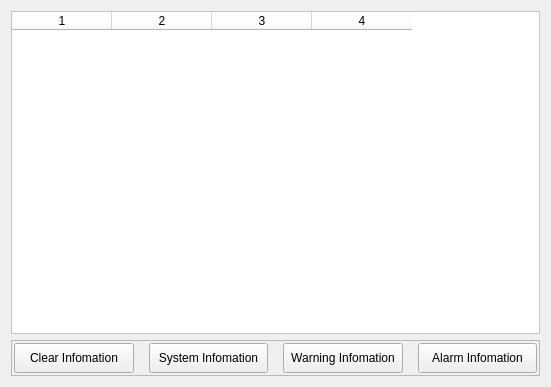
<?xml version="1.0" encoding="UTF-8"?>
<ui version="4.0">
 <class>Info_TableDIalog</class>
 <widget class="QDialog" name="Info_TableDIalog">
  <property name="geometry">
   <rect>
    <x>0</x>
    <y>0</y>
    <width>551</width>
    <height>387</height>
   </rect>
  </property>
  <property name="windowTitle">
   <string>Dialog</string>
  </property>
  <layout class="QVBoxLayout" name="verticalLayout" stretch="1,0">
   <item>
    <widget class="QTableWidget" name="info_table">
     <property name="styleSheet">
      <string notr="true">background-color: rgb(255, 255, 255);</string>
     </property>
     <property name="columnCount">
      <number>4</number>
     </property>
     <column/>
     <column/>
     <column/>
     <column/>
    </widget>
   </item>
   <item>
    <widget class="QFrame" name="frame">
     <property name="frameShape">
      <enum>QFrame::StyledPanel</enum>
     </property>
     <property name="frameShadow">
      <enum>QFrame::Raised</enum>
     </property>
     <layout class="QHBoxLayout" name="horizontalLayout">
      <property name="spacing">
       <number>15</number>
      </property>
      <property name="margin">
       <number>2</number>
      </property>
      <item>
       <widget class="QPushButton" name="btn_clear">
        <property name="minimumSize">
         <size>
          <width>0</width>
          <height>30</height>
         </size>
        </property>
        <property name="styleSheet">
         <string notr="true">QPushButton::checked{
	background-color: rgb(85, 85, 255);
	color: rgb(255, 255, 255);
	 border: 2px solid #8f8f91;
     border-radius: 6px;
     min-width: 80px;
	border-color: rgb(28, 86, 15);
}</string>
        </property>
        <property name="text">
         <string>Clear Infomation</string>
        </property>
        <property name="checkable">
         <bool>false</bool>
        </property>
        <property name="checked">
         <bool>false</bool>
        </property>
        <property name="autoDefault">
         <bool>false</bool>
        </property>
       </widget>
      </item>
      <item>
       <widget class="QPushButton" name="btn_system_info">
        <property name="minimumSize">
         <size>
          <width>0</width>
          <height>30</height>
         </size>
        </property>
        <property name="styleSheet">
         <string notr="true">QPushButton::checked{
     background-color: qlineargradient(spread:pad, x1:0.489, y1:0, x2:0.498, y2:0.989, stop:0 rgba(0, 170, 255, 185), stop:1 rgba(74, 207, 255, 180));
     border: 1px solid rgb(190, 190, 190);
	 border: 2px solid #8f8f91;
     border-radius: 6px;
     min-width: 80px;
}</string>
        </property>
        <property name="text">
         <string>System Infomation</string>
        </property>
        <property name="checkable">
         <bool>true</bool>
        </property>
        <property name="checked">
         <bool>false</bool>
        </property>
        <property name="autoDefault">
         <bool>false</bool>
        </property>
       </widget>
      </item>
      <item>
       <widget class="QPushButton" name="btn_warning_info">
        <property name="minimumSize">
         <size>
          <width>0</width>
          <height>30</height>
         </size>
        </property>
        <property name="styleSheet">
         <string notr="true">QPushButton::checked{
     background-color: qlineargradient(spread:pad, x1:0.489, y1:0, x2:0.498, y2:0.989, stop:0 rgba(0, 170, 255, 185), stop:1 rgba(74, 207, 255, 180));
     border: 1px solid rgb(190, 190, 190);
	 border: 2px solid #8f8f91;
     border-radius: 6px;
     min-width: 80px;
}</string>
        </property>
        <property name="text">
         <string>Warning Infomation</string>
        </property>
        <property name="checkable">
         <bool>true</bool>
        </property>
        <property name="checked">
         <bool>false</bool>
        </property>
        <property name="autoDefault">
         <bool>false</bool>
        </property>
       </widget>
      </item>
      <item>
       <widget class="QPushButton" name="btn_alarm_info">
        <property name="minimumSize">
         <size>
          <width>0</width>
          <height>30</height>
         </size>
        </property>
        <property name="styleSheet">
         <string notr="true">QPushButton::checked{
     background-color: qlineargradient(spread:pad, x1:0.489, y1:0, x2:0.498, y2:0.989, stop:0 rgba(0, 170, 255, 185), stop:1 rgba(74, 207, 255, 180));
     border: 1px solid rgb(190, 190, 190);
	 border: 2px solid #8f8f91;
     border-radius: 6px;
     min-width: 80px;
}</string>
        </property>
        <property name="text">
         <string>Alarm Infomation</string>
        </property>
        <property name="checkable">
         <bool>true</bool>
        </property>
        <property name="checked">
         <bool>false</bool>
        </property>
        <property name="autoDefault">
         <bool>false</bool>
        </property>
       </widget>
      </item>
     </layout>
    </widget>
   </item>
  </layout>
 </widget>
 <resources/>
 <connections/>
</ui>
